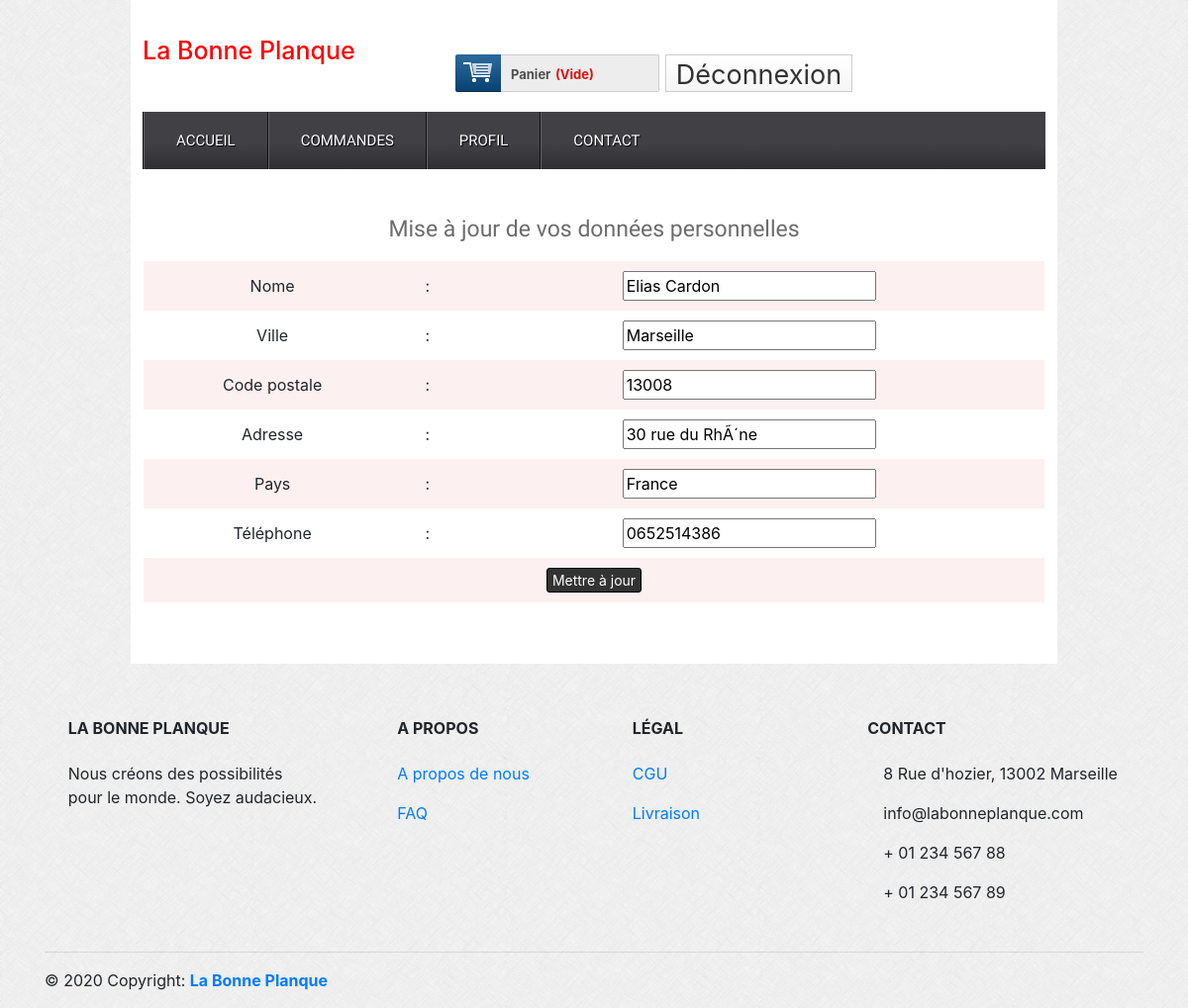
Page /editprofile.php (signed in) on the committed database.
### tables this page shows
CREATE TABLE IF NOT EXISTS `tbl_customer`
(
    `csId` int
(
    11
) NOT NULL AUTO_INCREMENT,
    `name` varchar
(
    255
) NOT NULL,
    `city` varchar
(
    20
) NOT NULL,
    `zip` varchar
(
    20
) NOT NULL,
    `email` varchar
(
    50
) NOT NULL,
    `address` varchar
(
    255
) NOT NULL,
    `country` varchar
(
    20
) NOT NULL,
    `phone` varchar
(
    255
) NOT NULL,
    `pass` varchar
(
    255
) NOT NULL,
    PRIMARY KEY
(
    `csId`
)
    );

### classes/Customer.php (called while the page is built, shortened)
<?php
$filepath = realpath(dirname(__FILE__));
include_once ($filepath."/../libs/Database.php");
?>
<?php
class Customer
{
	private $db;
	function __construct()
	{
		$this->db = new Database();
	}
	public function getCustomerInfo($csid){
		$sql = "SELECT * FROM tbl_customer WHERE csId='$csid'" ;
		$result = $this->db->select($sql);
		return $result;
	}
}
?>

### libs/Database.php (called while the page is built, shortened)
<?php
Class Database{
	 public $host   = DB_HOST;
	 public $user   = DB_USER;
	 public $pass   = DB_PASS;
	 public $dbname = DB_NAME;
	 public $link;
	private function connectDB(){
		 $this->link = new mysqli($this->host, $this->user, $this->pass,$this->dbname);
	 }
	public function select($query){
	  $result = $this->link->query($query) or die($this->link->error.__LINE__);
		  if($result->num_rows > 0){
		    return $result;
		  }else {
		    return false;
		  }
	 }
}

### libs/Session.php (called while the page is built, shortened)
<?php
class Session{
	 public static function get($key){
	    if (isset($_SESSION[$key])) {
		  return $_SESSION[$key];
		}else {
		  return false;
	    }
	 }
}

### editprofile.php (the view, shortened to what this page needs)
<?php
include("include/header.php");
?>
<div class="main">
    <div class="content">
        <div class="section group">
            <?php
            $csid = Session::get('csid');
            $getCsInfo = $csmr->getCustomerInfo($csid);
            if ($getCsInfo) {
                while ($row = $getCsInfo->fetch_assoc()) {
                    ?>
                    <form action="" method="POST">
                        <table class="tblone">
                            <tr>
                                <td colspan='3'><h2>Mise à jour de vos données personnelles</h2></td>
                            </tr>
                            <tr>
                                <td>Nome</td>
                                <td>:</td>
                                <td><input type="text" name='name' value="<?php echo $row['name']; ?>"></td>
                            </tr>
                            <tr>
                                <td>Ville</td>
                                <td>:</td>
                                <td><input type="text" name='city' value="<?php echo $row['city']; ?>"></td>
                            </tr>
                            <tr>
                                <td>Code postale</td>
                                <td>:</td>
                                <td><input type="text" name='zip' value="<?php echo $row['zip']; ?>"></td>
                            </tr>
                            <tr>
                                <td>Adresse</td>
                                <td>:</td>
                                <td><input type="text" name='address' value="<?php echo $row['address']; ?>"></td>
                            </tr>
                            <tr>
                                <td>Pays</td>
                                <td>:</td>
                                <td><input type="text" name='country' value="<?php echo $row['country']; ?>"></td>
                            </tr>
                            <tr>
                                <td>Téléphone</td>
                                <td>:</td>
                                <td><input type="text" name='phone' value="<?php echo $row['phone']; ?>"></td>
                            </tr>
                            <tr>
                                <td colspan='3'><input type="submit" name="update" value="Mettre à jour"></td>
                            </tr>
                            <tr>
                                <td colspan='3'></td>
                            </tr>
                        </table>
                    </form>
                <?php }
            } ?>
        </div>
    </div>
</div>
</div>
<?php
include("include/footer.php");
?>

### src/css/style.css (style rules this page uses)
html,body,div,span,applet,object,iframe,h1,h2,h3,h4,h5,h6,p,blockquote,pre,a,abbr,acronym,address,big,cite,code,del,dfn,em,img,ins,kbd,q,s,samp,small,strike,strong,sub,sup,tt,var,b,u,i,dl,dt,dd,ol,nav ul,nav li,fieldset,form,label,legend,table,caption,tbody,tfoot,thead,tr,th,td,article,aside,canvas,details,embed,figure,figcaption,footer,header,hgroup,menu,nav,output,ruby,section,summary,time,mark,audio,video { margin:0;padding:0;border:0;font-size:100%;font:inherit;vertical-align:baseline; }
table { border-collapse:collapse;border-spacing:0; }
body { font-family:Arial, Helvetica, sans-serif; background:url(../images/body_bg3.jpg); }
.section { clear: both; padding: 0px; margin: 0px; }
.group:before, .group:after { content:""; display:table; }
.group:after { clear:both; }
.group { zoom:1; }
.content { padding:20px 0; background:#FFF; }
.content h2 { font-size:23px; color:#6C6C6C; font-family: 'Monda', sans-serif; }
.tblone { border: 1px solid #fff; margin-bottom: 12px; width: 100%; }
.tblone td { padding:10px;text-align:center; }
table.tblone tr:nth-child(2n+1) { background:#fff;height:30px; }
table.tblone tr:nth-child(2n) { background:#fdf0f1;height:30px; }
table.tblone input[type="submit"] { background: #333 none repeat scroll 0 0; border: 1px solid #000; border-radius: 3px; color: #fff; cursor: pointer; font-size: 14px; padding: 1px 5px; }

### rows in the picture
tbl_customer: name "Elias Cardon", city "Marseille", zip "13008", address "30 rue du RhÃ´ne", country "France", phone "0652514386"
